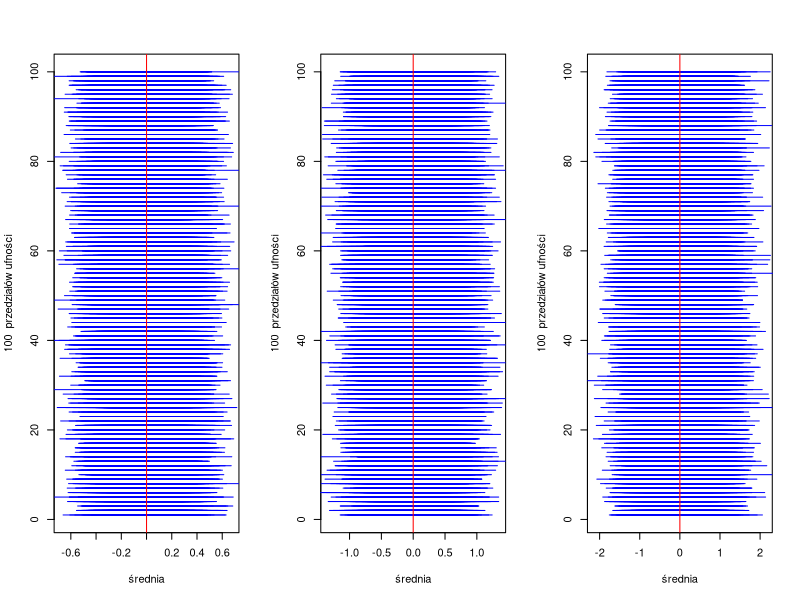
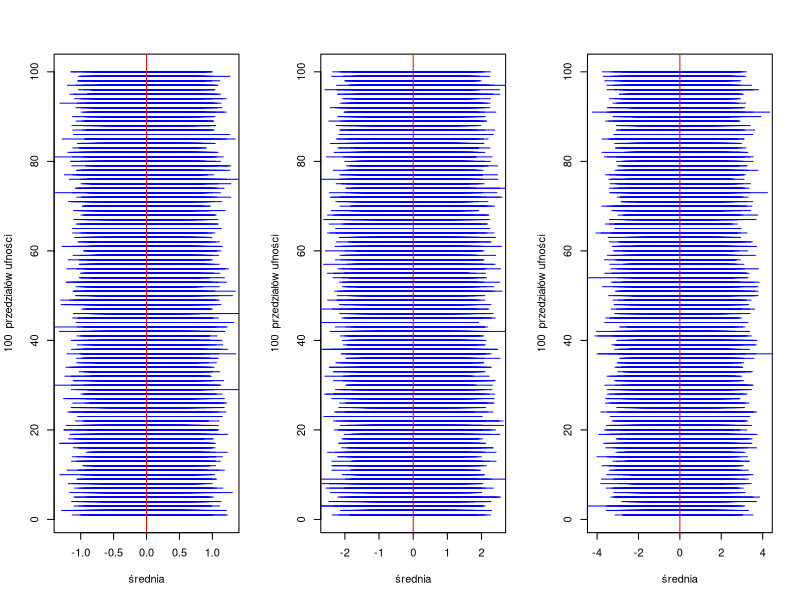
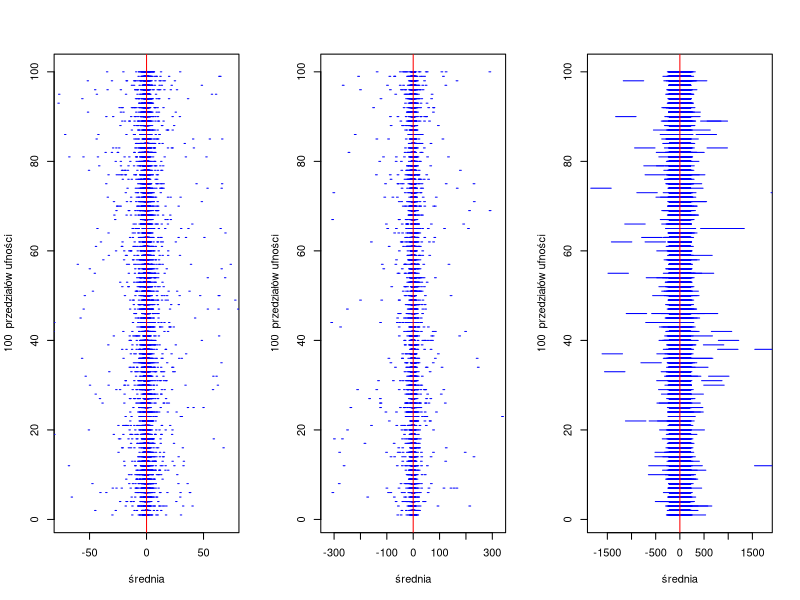
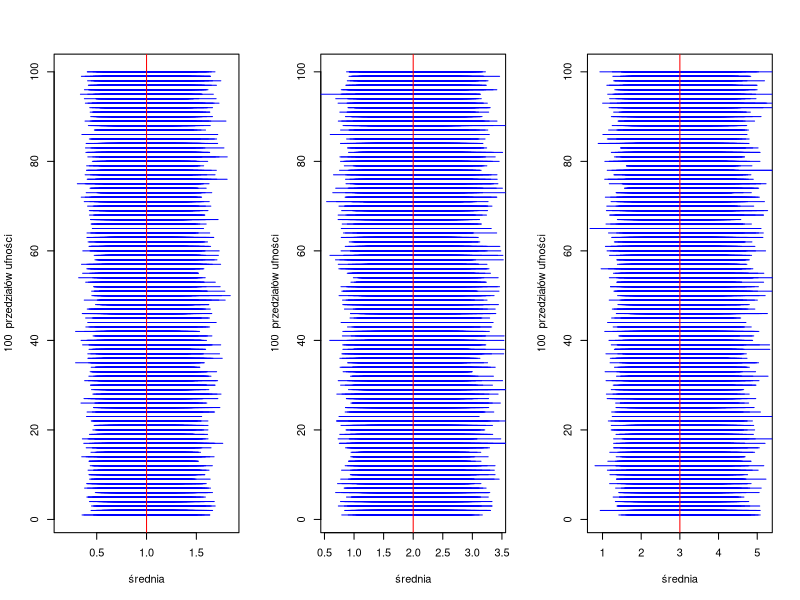
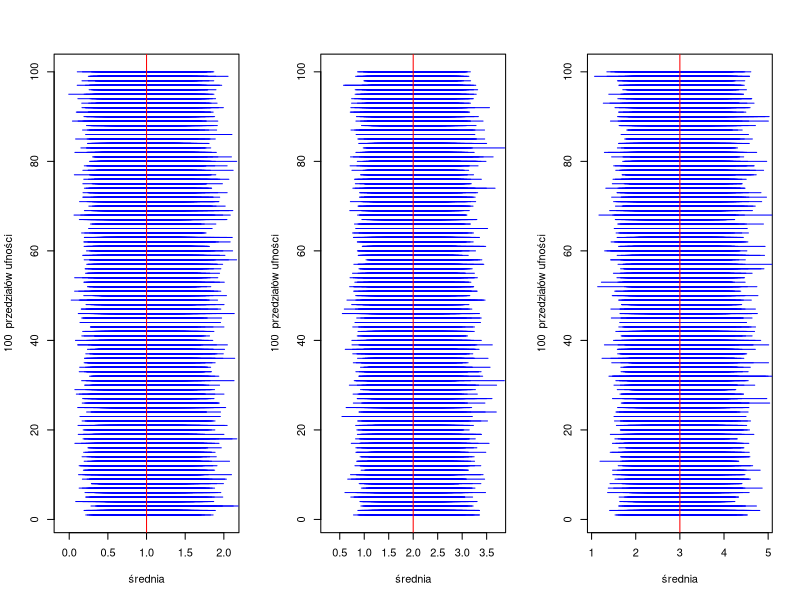
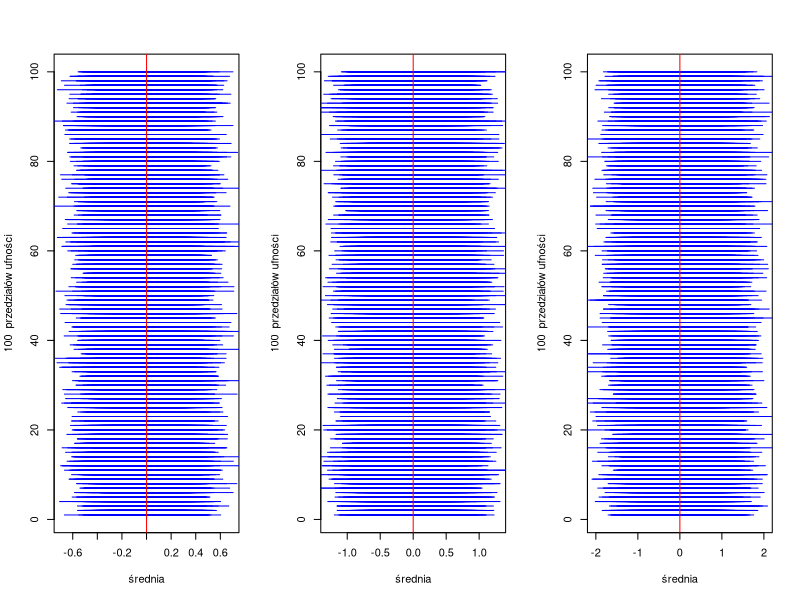
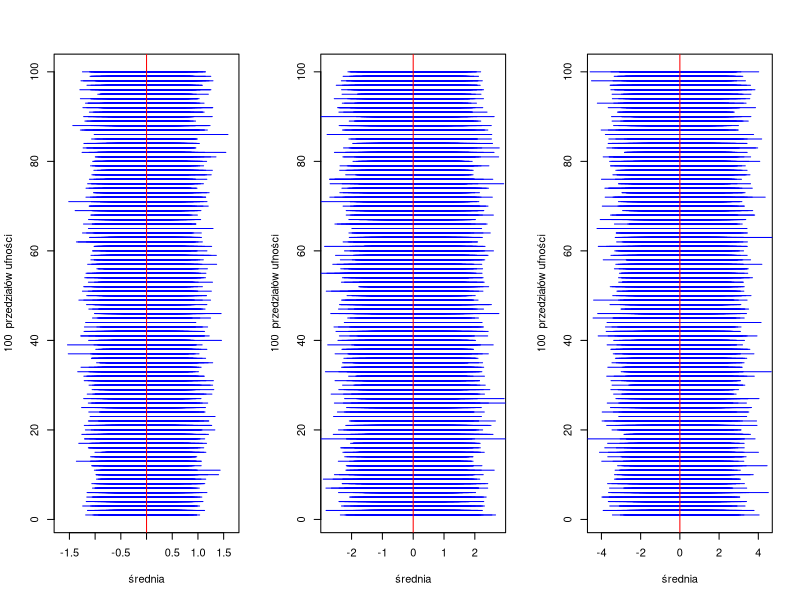

Generate these figures, in order, with R: (Note: a time limit stopped this script after it produced the figures.)
## ---- chunk 1
set.seed(123)
number=100
z=qnorm(0.975,0,1)
x1=qchisq(0.975,50)
x2=qchisq(0.025,50)

ramkidanych=function(){
  df<- data.frame(matrix(ncol = 4, nrow = 0))
  x <- c("dlugosc","zawiera się","lewy koniec","prawy koniec")
  colnames(df) <- x
  return(df)
}

zawieranie=function(df,int){
  if(int==1) {print(paste("(i): ","średnia dlugosc: " ,round(mean(df$dlugosc),4), "prawdopodobieństwo pokrycia: ",sum(df$`zawiera się`)/10000))}
  if(int==2) {print(paste("(ii): ","średnia dlugosc: " ,round(mean(df$dlugosc),4), "prawdopodobieństwo pokrycia: ",sum(df$`zawiera się`)/10000))}
  if(int==3) {print(paste("(iii): ","średnia dlugosc: " ,round(mean(df$dlugosc),4), "prawdopodobieństwo pokrycia: ",sum(df$`zawiera się`)/10000))}
}

wykresy=function(nazwa,value,df){
  l=min(df$`lewy koniec`[1:number])
  r=max(df$`prawy koniec`[1:number])
  l=l-abs(0.1*l)
  r=r+abs(0.1*r)
  x=max(abs(value-l),abs(r-value))
  plot(c(value-x,value+x),c(1,number), type="n", xlab=nazwa, ylab=paste(number," przedziałów ufności"))
  segments(df$`lewy koniec`,1:number,df$`prawy koniec`,1:number, col="blue", lwd=1)
  abline(v=value,col="red",lwd=1)
}

f2=function(X,mi,sd,n){
  flaga=0
  l=mean(X)-z*sd/(n)^(0.5)
  r=mean(X)+z*sd/(n)^(0.5)
  dlugosc=r-l
  if (mi>l && mi<r){flaga=1}
  return(c(dlugosc,flaga,l,r)) 
}

f4=function(X,mi,sd,n){
  flaga=0
  sd=(sum((X-mean(X))^2)/(n-1))^(1/2) ## nieznana wariancja
  l=mean(X)-z*sd/(n)^(0.5)
  r=mean(X)+z*sd/(n)^(0.5)
  dlugosc=r-l
  if (mi>l && mi<r){flaga=1}
  return(c(dlugosc,flaga,l,r)) 
}

f6=function(X,mi,sd,n){
  flaga=0
  s2=1/n*sum((X-mi)^2)
  l=n*s2/x1
  r=n*s2/x2
  dlugosc=r-l
  if (sd^2>l && sd^2<r){flaga=1}
  return(c(dlugosc,flaga,l,r)) 
}

f8=function(X,mi,sd,n){
  flaga=0
  s2=1/n*sum((X-mean(X))^2)
  l=n*s2/x1
  r=n*s2/x2
  dlugosc=r-l
  if (sd^2>l && sd^2<r){flaga=1}
  return(c(dlugosc,flaga,l,r)) 
}

f10=function(X,p,n){
  flaga=0
  pval=sum(X>0)/n
  var=sqrt(pval*(1-pval)/n)
  l=pval-z*var
  r=pval+z*var
  dlugosc=r-l
  if (p>l && p<r){flaga=1}
  return(c(dlugosc,flaga,l,r)) 
}

eksperyment=function(rozklad,funkcja,p11,p12,p21,p22,p31,p32,mi1,mi2,mi3,sd1,sd2,sd3,n,flaga){
  df1 <- ramkidanych()
  df2 <- ramkidanych()
  df3 <- ramkidanych()
  
  for (i in 1:10000){
    if(p12 == -100){
      X1=rozklad(n,p11)
      X2=rozklad(n,p21)
      X3=rozklad(n,p31)
    }else{
      X1=rozklad(n,p11,p12)
      X2=rozklad(n,p21,p22)
      X3=rozklad(n,p31,p32)
    }
    df1[nrow(df1)+1,] <- funkcja(X1,mi1,sd1,n)
    df2[nrow(df2)+1,] <- funkcja(X2,mi2,sd2,n)
    df3[nrow(df3)+1,] <- funkcja(X3,mi3,sd3,n)
  }
  
  zawieranie(df1,1)
  zawieranie(df2,2)
  zawieranie(df3,3)
  
  if(flaga==0){
    par(mfrow=c(1, 3))
    wykresy('średnia',mi1,df1)
    wykresy('średnia',mi2,df2)
    wykresy('średnia',mi3,df3)
  }
  if(flaga==1){
    par(mfrow=c(1, 3))
    wykresy('wariancja',sd1,df1)
    wykresy('wariancja',sd2,df2)
    wykresy('wariancja',sd3,df3)
  }
}

## ---- chunk 2
eksperyment(rnorm,f2,0,1,0,2,0,3,0,0,0,1,2,3,50,0)
## ---- chunk 3
eksperyment(rlogis,f2,0,1,0,2,0,3,0,0,0,sqrt(1^2*pi^2/3),sqrt(2^2*pi^2/3),sqrt(3^2*pi^2/3),50,0)
## ---- chunk 4
n=50
X1=rcauchy(50,0,1)
X2=rcauchy(50,0,2)
X3=rcauchy(50,0,3)
sd1=(sum((X1-mean(X1))^2)/(n-1))^(1/2)
sd2=(sum((X2-mean(X2))^2)/(n-1))^(1/2)
sd3=(sum((X3-mean(X3))^2)/(n-1))^(1/2)
eksperyment(rcauchy,f2,0,1,0,2,0,3,0,0,0,sd1,sd2,sd3,50,0)
## ---- chunk 5
eksperyment(rexp,f2,1,-100,1/2,-100,1/3,-100,1,2,3,1,2,3,50,0)
## ---- chunk 6
eksperyment(rchisq,f2,1,-100,2,-100,3,-100,1,2,3,2^(1/2),4^(1/2),6^(1/2),50,0)
## ---- chunk 7
eksperyment(rnorm,f4,0,1,0,2,0,3,0,0,0,1,2,3,50,0)
## ---- chunk 8
eksperyment(rlogis,f4,0,1,0,2,0,3,0,0,0,sqrt(1^2*pi^2/3),sqrt(2^2*pi^2/3),sqrt(3^2*pi^2/3),50,0)
## ---- chunk 9
n=50
X1=rcauchy(50,0,1)
X2=rcauchy(50,0,2)
X3=rcauchy(50,0,3)
sd1=(sum((X1-mean(X1))^2)/(n-1))^(1/2)
sd2=(sum((X2-mean(X2))^2)/(n-1))^(1/2)
sd3=(sum((X3-mean(X3))^2)/(n-1))^(1/2)
eksperyment(rcauchy,f4,0,1,0,2,0,3,0,0,0,sd1,sd2,sd3,50,0)
## ---- chunk 10
eksperyment(rexp,f4,1,-100,1/2,-100,1/3,-100,1,2,3,1,2,3,50,0)
## ---- chunk 11
eksperyment(rchisq,f4,1,-100,2,-100,3,-100,1,2,3,2^(1/2),4^(1/2),6^(1/2),50,0)
## ---- chunk 12
eksperyment(rnorm,f6,0,1,0,2,0,3,0,0,0,1,2,3,50,1)
## ---- chunk 13
eksperyment(rlogis,f6,0,1,0,2,0,3,0,0,0,sqrt(1^2*pi^2/3),sqrt(2^2*pi^2/3),sqrt(3^2*pi^2/3),50,1)
## ---- chunk 14
n=50
X1=rcauchy(50,0,1)
X2=rcauchy(50,0,2)
X3=rcauchy(50,0,3)
sd1=(sum((X1-mean(X1))^2)/(n-1))^(1/2)
sd2=(sum((X2-mean(X2))^2)/(n-1))^(1/2)
sd3=(sum((X3-mean(X3))^2)/(n-1))^(1/2)
eksperyment(rcauchy,f6,0,1,0,2,0,3,0,0,0,sd1,sd2,sd3,50,1)
## ---- chunk 15
eksperyment(rexp,f6,1,-100,1/2,-100,1/3,-100,1,2,3,1,2,3,50,1)
## ---- chunk 16
eksperyment(rchisq,f6,1,-100,2,-100,3,-100,1,2,3,2^(1/2),4^(1/2),6^(1/2),50,1)
## ---- chunk 17
eksperyment(rnorm,f8,0,1,0,2,0,3,0,0,0,1,2,3,50,1)
## ---- chunk 18
eksperyment(rlogis,f8,0,1,0,2,0,3,0,0,0,sqrt(1^2*pi^2/3),sqrt(2^2*pi^2/3),sqrt(3^2*pi^2/3),50,1)
## ---- chunk 19
n=50
X1=rcauchy(50,0,1)
X2=rcauchy(50,0,2)
X3=rcauchy(50,0,3)
sd1=(sum((X1-mean(X1))^2)/(n-1))^(1/2)
sd2=(sum((X2-mean(X2))^2)/(n-1))^(1/2)
sd3=(sum((X3-mean(X3))^2)/(n-1))^(1/2)
eksperyment(rcauchy,f8,0,1,0,2,0,3,0,0,0,sd1,sd2,sd3,50,1)
## ---- chunk 20
eksperyment(rexp,f8,1,-100,1/2,-100,1/3,-100,1,2,3,1,2,3,50,1)
## ---- chunk 21
eksperyment(rchisq,f8,1,-100,2,-100,3,-100,1,2,3,2^(1/2),4^(1/2),6^(1/2),50,1)
